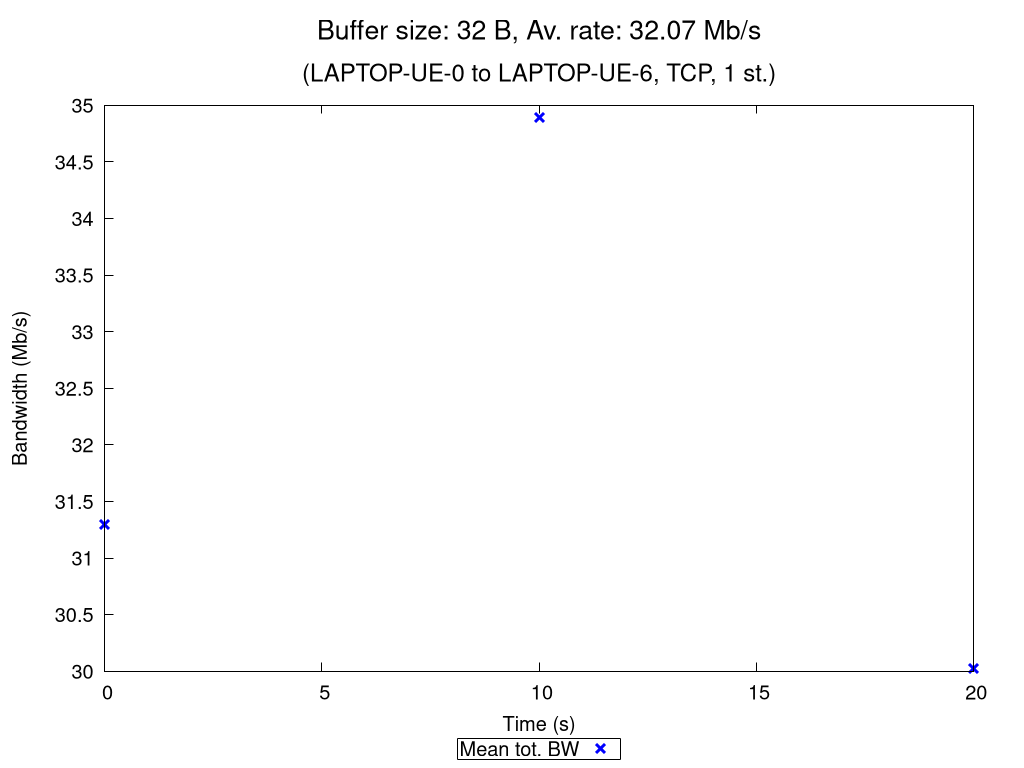

Write the gnuplot code that produced this figure.
set terminal pngcairo nocrop enhanced size 1024,768 font "Verdana,15"
set output "TCP_1_st_2020_10_29_09-20-45_one2two_00032B.png"

set title "{/=20 Buffer size: 32 B, Av. rate: 32.07 Mb/s}\n\n{/=18 (LAPTOP-UE-0 to LAPTOP-UE-6, TCP, 1 st.)}"

set xlabel "Time (s)"
set ylabel "Bandwidth (Mb/s)"
set ytics nomirror
set key bmargin center horizontal box samplen 1 width -1
set bmargin 4.6
set rmargin 4.5

rf = 1000000.0  # rate factor
set style fill transparent solid 0.2 noborder
set autoscale xfix
plot "TCP_1_st_2020_10_29_09-20-45_one2two_00032B_iperf_processed.dat" using 1:($2/rf-$3/rf):($2/rf+$3/rf) with filledcurves lc rgb "blue" notitle, \
     "" using 1:($2/rf) with points pt 2 ps 1.5 lw 3 lc rgb "blue" title "Mean tot. BW", \
